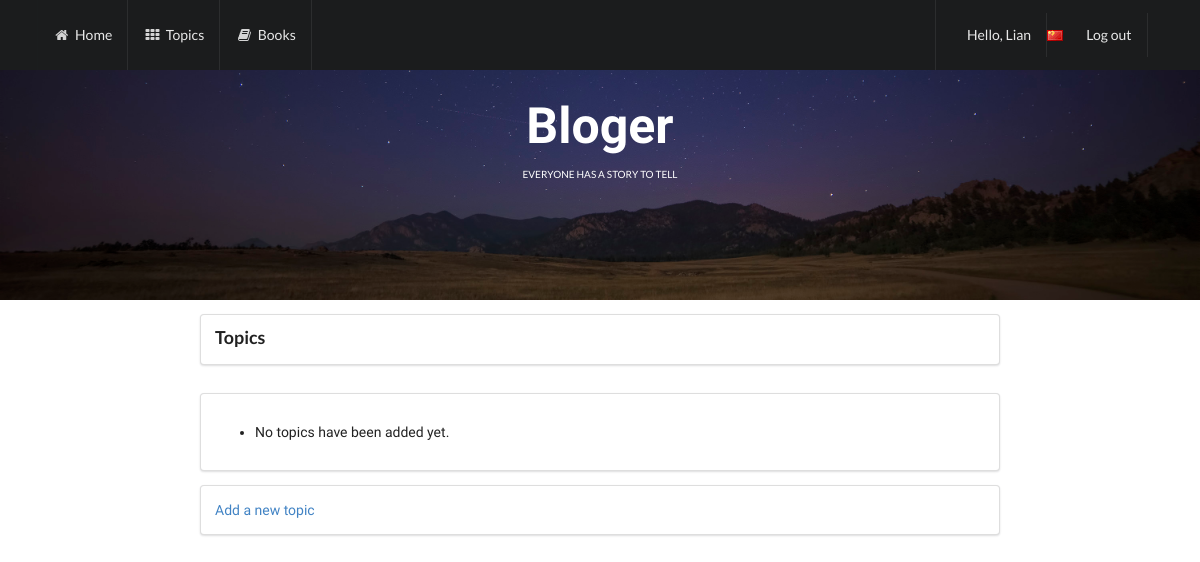
The app's page /topics (signed in), older data.
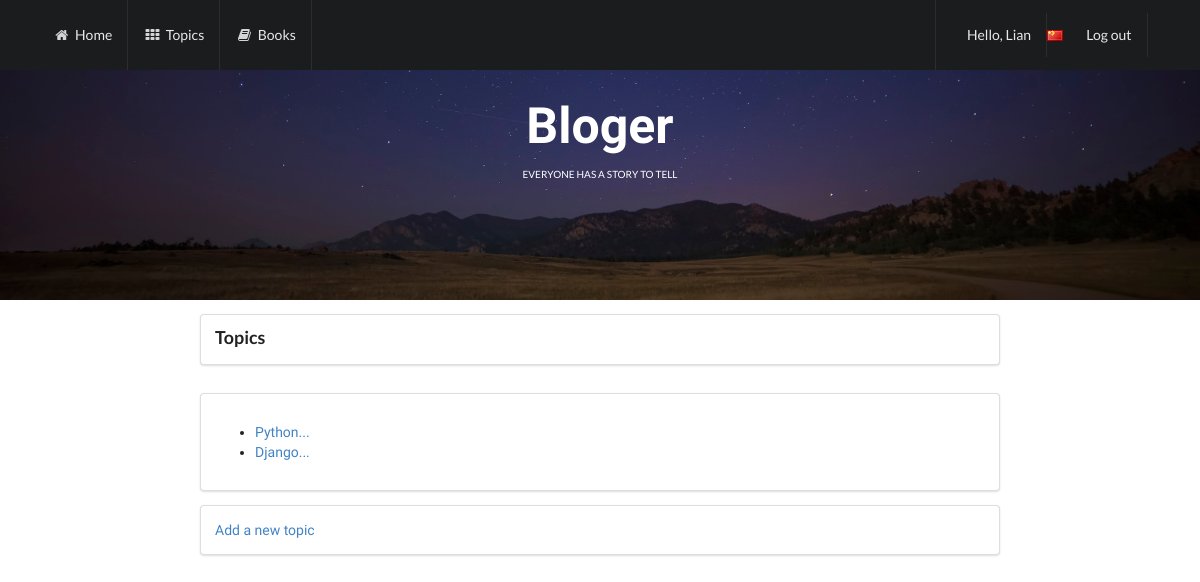
The same page, newer data.
### learning_logs/models.py (models this page shows)
class Topic(models.Model):
	text = models.CharField(max_length=200)
	date_added = models.DateTimeField(auto_now_add=True)
	owner = models.ForeignKey(User,on_delete=models.CASCADE)
	def __str__(self):
		return self.text[:50] + "..."

### learning_logs/views.py (the view)
# urls.py: path('topics', views.topics, name='topics'),
@login_required
def topics(request):
	topics = Topic.objects.filter(owner=request.user).order_by('date_added')
	context = {'topics': topics}
	return render(request, 'learning_logs/topics.html', context)

### learning_logs/templates/learning_logs/topics.html
{% extends "learning_logs/base.html" %}
{% block header %}
	<div class='ui  vertical  segment'>
		<div class="ui container segment">
			<h3 class="ui header">Topics</h3>
		</div>
	</div>
{% endblock header %}
{% block content %}
    <div class="ui  vertical  segment">
        <div class="ui container segment">
			<ul>
				{% for topic in topics %}
					<li>
						<a href="{% url 'learning_logs:topic' topic.id %}">{{ topic }}</a>
					</li>
				{% empty %}
					<li>No topics have been added yet.</li>
				{% endfor %}
			</ul>
		</div>
        <div class="ui container segment">
            <a href="{% url 'learning_logs:new_topic' %}">Add a new topic</a>
        </div>
    </div>
{% endblock content %}

### learning_logs/templates/learning_logs/base.html (shortened to what this page needs)
<!DOCTYPE html>
{% load staticfiles %}
<html>
    <head>
        <link rel="stylesheet" href="{% static 'css/semantic.css' %}"  media="screen" title="no title" charset="utf-8">
    </head>
    <body>
        <div class="ui inverted vertical segment masthead">
            <h1 class="ui center aligned header blogslogon" style="font-size:50px;font-family: 'Raleway', sans-serif!important;">
                Bloger
                <p class="ui sub header">
                    everyone has a story to tell
                </p>
            </h1>
        </div>
        <div class="ui fixed stackable inverted menu">
            <div class="ui container">
                <a href="{% url 'learning_logs:index' %}" class="item">
                    <i class="home icon" ></i>
                    Home
                </a>
                <a href="{% url 'learning_logs:topics' %}" class="item">
                    <i class="grid layout icon"></i>
                    Topics
                </a>
                <a href="{% url 'learning_logs:books' %}" class="item">
                    <i class="book icon"></i>
                    Books
                </a>
                <div class="right item">
                    {% if user.is_authenticated %}
                        <a href="#" class="item">Hello, {{ user.username }}</a>
                        <i class="cn flag"></i>
                        <a href="{% url 'users:logout' %}" class="item">Log out</a>
                    {% else %}
                        <a href="{% url 'users:register' %}" class="item">Register</a>
                        <a href="{% url 'users:login' %}" class="item">Log in</a>
                    {% endif%}
                </div>
            </div>
        </div>
        <div class="container">
			<div class="page-header">
				{% block header %}
				{% endblock header %}
			</div>
			<div>
				{% block content %}
				{% endblock content %}
			</div>
		</div>
    </body>
</html>

Row changes from the older to the newer data that the page shows:
added Topic: text "Python..."
added Topic: text "Django..."
Text that changed along with them:
text no longer shown: "No topics have been added yet."
